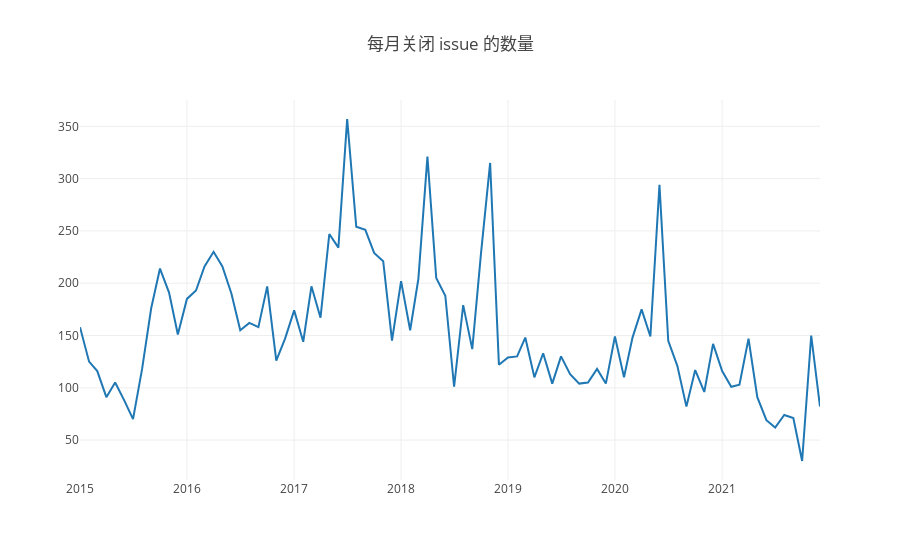

The cell this chart's notebook holds for it:
### Code cell
openDigger.render.plotly(
    [
        {x: year_month_axis, y: issues_close_per_month, mode: 'scatter', name: 'issue 数量'}
    ],
    {
        title: '每月关闭 issue 的数量'
    }
)

### Figure 1 — Plotly figure (JSON) as saved in the notebook; plotly's stock layout.template omitted (floating-point values rounded to 4 significant figures)
{"data": [{"mode": "scatter", "name": "issue 数量", "x": ["2015-1", "2015-2", "2015-3", "2015-4", "2015-5", "2015-6", "2015-7", "2015-8", "2015-9", "2015-10", "2015-11", "2015-12", "2016-1", "2016-2", "2016-3", "2016-4", "2016-5", "2016-6", "2016-7", "2016-8", "2016-9", "2016-10", "2016-11", "2016-12", "2017-1", "2017-2", "2017-3", "2017-4", "2017-5", "2017-6", "2017-7", "2017-8", "2017-9", "2017-10", "2017-11", "2017-12", "2018-1", "2018-2", "2018-3", "2018-4", "2018-5", "2018-6", "2018-7", "2018-8", "2018-9", "2018-10", "2018-11", "2018-12", "2019-1", "2019-2", "2019-3", "2019-4", "2019-5", "2019-6", "2019-7", "2019-8", "2019-9", "2019-10", "2019-11", "2019-12", "2020-1", "2020-2", "2020-3", "2020-4", "2020-5", "2020-6", "2020-7", "2020-8", "2020-9", "2020-10", "2020-11", "2020-12", "2021-1", "2021-2", "2021-3", "2021-4", "2021-5", "2021-6", "2021-7", "2021-8", "2021-9", "2021-10", "2021-11", "2021-12"], "y": ["158", "125", "116", "91", "105", "88", "70", "118", "176", "214", "191", "151", "185", "193", "216", "230", "216", "190", "155", "162", "158", "197", "126", "147", "174", "144", "197", "167", "247", "234", "357", "254", "251", "229", "221", "145", "202", "155", "204", "321", "205", "188", "101", "179", "137", "229", "315", "122", "129", "130", "148", "110", "133", "104", "130", "113", "104", "105", "118", "104", "149", "110", "148", "175", "149", "294", "145", "121", "82", "117", "96", "142", "116", "101", "103", "147", "91", "69", "62", "74", "71", "30", "150", "82"]}], "layout": {"autosize": true, "title": {"text": "每月关闭 issue 的数量"}, "xaxis": {"autorange": true, "range": ["2015-01-01", "2021-12-01"], "type": "date"}, "yaxis": {"autorange": true, "range": [11.83, 375.2], "type": "linear"}}}
